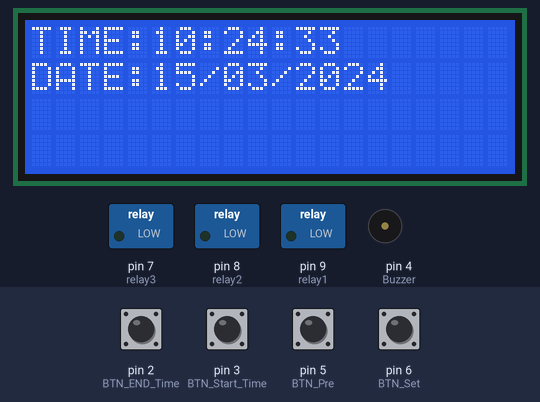
Simulated run of this sketch. Board: Arduino Uno, built with avr-gcc and run on an emulated ATmega328P. On the bench: 20×4 character LCD, switched loads named in the sketch (green lamp = pin HIGH), buzzer (waves = sounding, pin HIGH). Wiring (inferred from the names in the program): DS3231 clock at I2C address 0x68. The test bench sets the inputs (shaded band); at power-on: pin 2 (BTN_END_Time), pin 3 (BTN_Start_Time), pin 5 (BTN_Pre), pin 6 (BTN_Set) HIGH. The local clock reads 2024-03-15 10:24:30 at power-on unless the sketch sets it; EEPROM starts erased; what the sketch prints to the serial monitor is not drawn.

Above: at 3.3 s.
3.4 s: pin 3 (BTN_Start_Time) pulled LOW for 0.15 s
At 4.8 s:
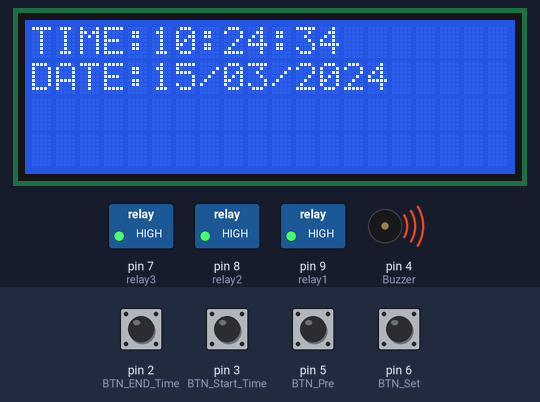
6.5 s: pin 5 (BTN_Pre) pulled LOW for 0.15 s
At 6.77 s:
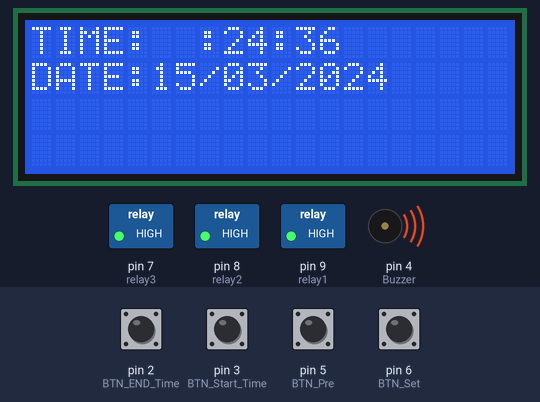
8.1 s: pin 5 (BTN_Pre) pulled LOW for 1 s
At 9.22 s:
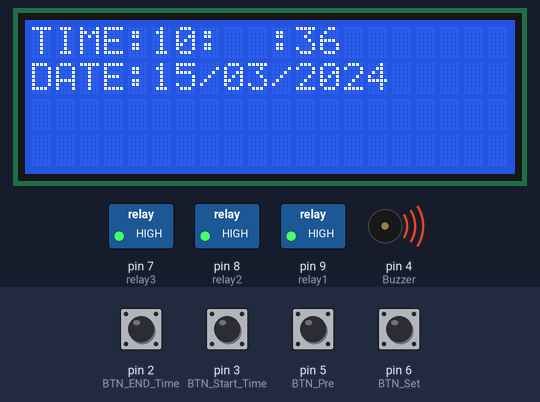
10.6 s: pin 6 (BTN_Set) pulled LOW for 0.15 s
At 11.2 s:
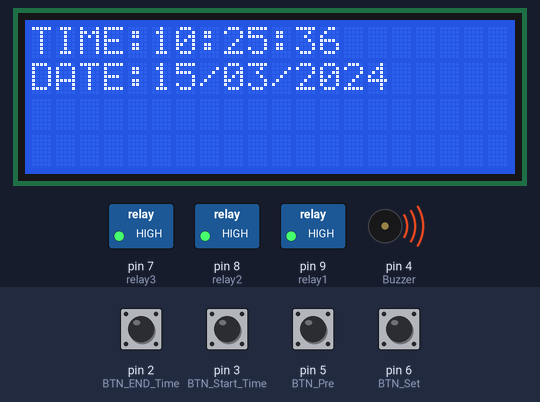
12.2 s: pin 6 (BTN_Set) pulled LOW for 1 s
At 13.6 s:
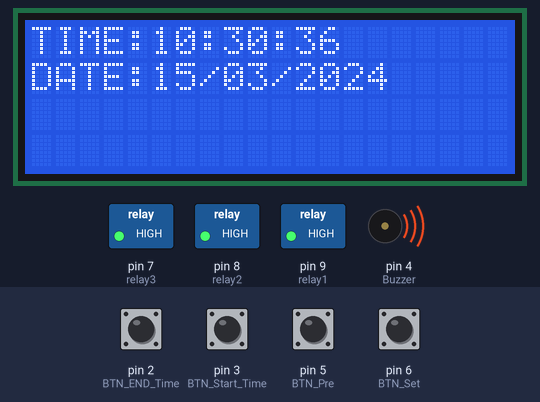
Timing chart, 0 to 15.2 s (numbered marks = the images above; inputs shaded):
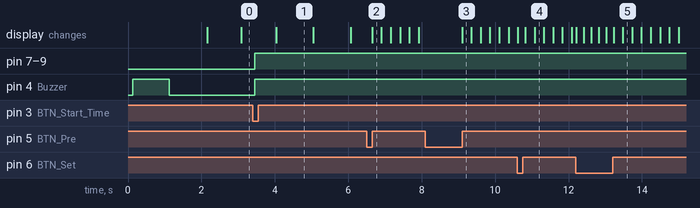

The sketch:

DS3231WithPushButton.ino
```cpp
#include <DS3231.h>
#include <Wire.h>
#include <LiquidCrystal_I2C.h>
#include <EEPROM.h>
DS3231  rtc(SDA, SCL);
LiquidCrystal_I2C lcd(0x27, 20, 4);

char Time[]     = "TIME:  :  :  ";
char Calendar[] = "DATE:  /  /20  ";
byte i, second, minute, hour, date, month, year;


#define BTN_Pre 5
#define BTN_Set 6
#define relay1 9
#define relay2 8
#define relay3 7
#define Buzzer 4
#define BTN_Start_Time 3
#define BTN_END_Time 2
int Start_TIME;
int END_Time;


void setup() {
  lcd.init();
  lcd.init();
  lcd.backlight();
  rtc.begin();
  rtc.setDOW(WEDNESDAY);
  pinMode(BTN_Pre, INPUT_PULLUP);
  pinMode(BTN_Set, INPUT_PULLUP);
  pinMode(BTN_Start_Time, INPUT_PULLUP);
  pinMode(BTN_END_Time, INPUT_PULLUP);
  pinMode(relay1, OUTPUT);
  pinMode(relay2, OUTPUT);
  pinMode(relay3, OUTPUT);
  pinMode(Buzzer, OUTPUT);
  //  rtc.setTime(4, 49, 0);
  //  rtc.setDate(29, 2, 2020);
  //  Start_TIME = EEPROM.read(1);
  //  EEPROM.read(2);
  digitalWrite(Buzzer, 1);
  delay(1000);
  digitalWrite(Buzzer, 0);
  delay(1000);
  Serial.begin(115200);
}

void loop() {
  // lcd.setCursor(0,0);
  // lcd.print("Time:  ");
  // lcd.print(rtc.getTimeStr());
  //
  // lcd.setCursor(0,1);
  // lcd.print("Date: ");
  // lcd.print(rtc.getDateStr());
  //
  // delay(1000);
  //*************************************************

  if (!digitalRead(BTN_Pre)) {
    Serial.println("I'm Edting..");
    i = 0;
    hour   = edit(5, 0, hour);
    minute = edit(8, 0, minute);
    date   = edit(5, 1, date);
    month  = edit(8, 1, month);
    year   = edit(13, 1, year);
    minute = ((minute / 10) << 4) + (minute % 10);
    hour = ((hour / 10) << 4) + (hour % 10);
    date = ((date / 10) << 4) + (date % 10);
    month = ((month / 10) << 4) + (month % 10);
    year = ((year / 10) << 4) + (year % 10);
    Wire.beginTransmission(0x68);
    Wire.write(0);
    Wire.write(0);
    Wire.write(minute);
    Wire.write(hour);
    Wire.write(1);
    Wire.write(date);
    Wire.write(month);
    Wire.write(year);
    Wire.endTransmission();
    delay(200);
  }
  Serial.println("Hello I'm Edting..");
  if (!digitalRead(BTN_Start_Time)) {
    EEPROM.write(1, hour);
    EEPROM.write(3, minute);
    Serial.println( EEPROM.read(1));
    Serial.println( EEPROM.read(3));
  }
  if (!digitalRead(BTN_END_Time)) {
    EEPROM.write(2, hour);
    EEPROM.write(4, minute);
    Serial.println( EEPROM.read(2));
    Serial.println( EEPROM.read(4));
  }
  Wire.beginTransmission(0x68);
  Wire.write(0);
  Wire.endTransmission(false);
  Wire.requestFrom(0x68, 7);
  second = Wire.read();
  minute = Wire.read();
  hour   = Wire.read();
  Wire.read();
  date   = Wire.read();
  month  = Wire.read();
  year   = Wire.read();
  DS3231_display();
  delay(50);
}
void DS3231_display() {
  second = (second >> 4) * 10 + (second & 0x0F);
  minute = (minute >> 4) * 10 + (minute & 0x0F);
  hour   = (hour >> 4)   * 10 + (hour & 0x0F);
  date   = (date >> 4)   * 10 + (date & 0x0F);
  month  = (month >> 4)  * 10 + (month & 0x0F);
  year   = (year >> 4)   * 10 + (year & 0x0F);
  // End conversion
  Time[12]     = second % 10 + 48;
  Time[11]     = second / 10 + 48;
  Time[9]      = minute % 10 + 48;
  Time[8]      = minute / 10 + 48;
  Time[6]      = hour   % 10 + 48;
  Time[5]      = hour   / 10 + 48;
  Calendar[14] = year   % 10 + 48;
  Calendar[13] = year   / 10 + 48;
  Calendar[9]  = month  % 10 + 48;
  Calendar[8]  = month  / 10 + 48;
  Calendar[6]  = date   % 10 + 48;
  Calendar[5]  = date   / 10 + 48;
  if (hour == EEPROM.read(1) && minute >= EEPROM.read(3) &&  minute < EEPROM.read(4)) {
    digitalWrite(Buzzer, 1);
    digitalWrite(relay1, 1);
    digitalWrite(relay2, 1);
    digitalWrite(relay3, 1);
    Serial.println("Buzzer On");
  }
  if (hour == EEPROM.read(2) && minute  >= EEPROM.read(4)) {
    digitalWrite(Buzzer, 0);
    digitalWrite(relay1, 0);
    digitalWrite(relay2, 0);
    digitalWrite(relay3, 0);
    Serial.println("Buzzer OFF");
  }
  lcd.setCursor(0, 0);
  lcd.print(Time);
  lcd.setCursor(0, 1);
  lcd.print(Calendar);
}
void blink_parameter() {
  byte j = 0;
  while (j < 10 && digitalRead(BTN_Pre) && digitalRead(BTN_Set)) {
    j++;
    delay(25);
  }
}
byte edit(byte x, byte y, byte parameter) {
  char text[3];

  while (!digitalRead(BTN_Pre));
  while (true) {
    while (!digitalRead(BTN_Set)) {
      parameter++;
      if (i == 0 && parameter > 23)
        parameter = 0;
      if (i == 1 && parameter > 59)
        parameter = 0;
      if (i == 2 && parameter > 31)
        parameter = 1;
      if (i == 3 && parameter > 12)
        parameter = 1;
      if (i == 4 && parameter > 99)
        parameter = 0;
      sprintf(text, "%02u", parameter);
      lcd.setCursor(x, y);
      lcd.print(text);
      delay(200);
    }
    lcd.setCursor(x, y);
    lcd.print("  ");
    blink_parameter();
    sprintf(text, "%02u", parameter);
    lcd.setCursor(x, y);
    lcd.print(text);
    blink_parameter();
    if (!digitalRead(BTN_Pre)) {
      i++;
      return parameter;
    }
  }
}
```

Measured:
- after the input at 3.4 s, pin 7 (relay3), pin 8 (relay2), pin 9 (relay1), pin 4 (Buzzer): LOW → HIGH after 0.06 s
- after the input at 8.1 s, the display: changes after 1.0 s (image 3)
- after the input at 10.6 s, the display: changes at once (image 4)
- after the input at 12.2 s, the display: first changes at once (image 5 shows a later state)
- what the display in image 1 shows lasts 1.1 s, from 4.0 s to 5.1 s
